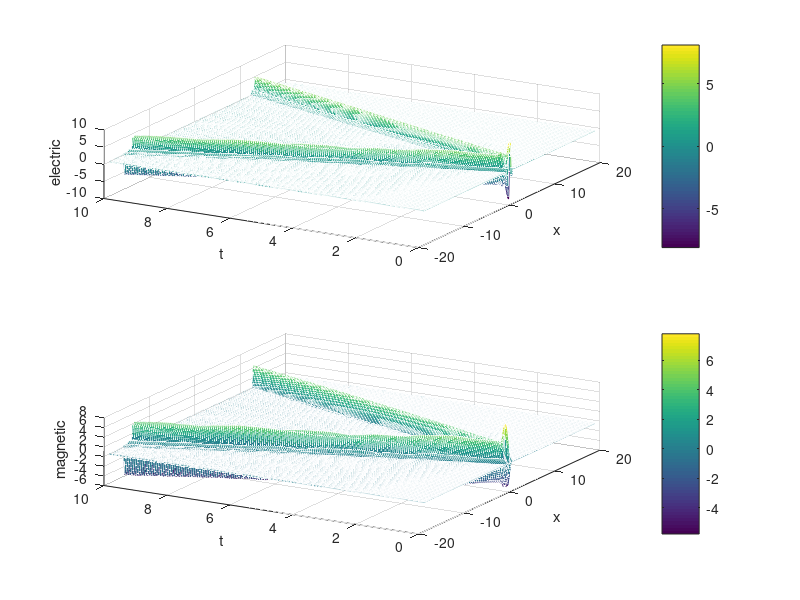
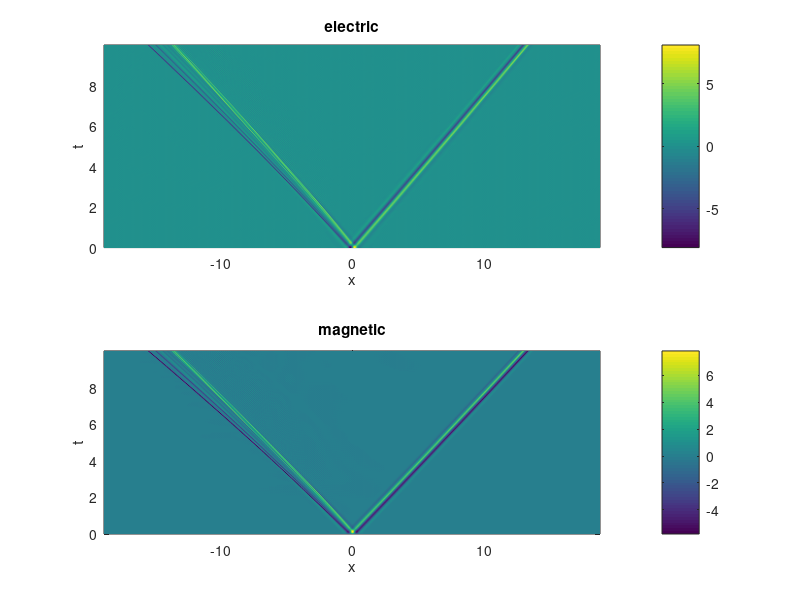

Reproduce these figures in MATLAB, in order.
%Solving One Dimensional Maxwell's equations using the implicit midpoint
%rule
%magnetic_t= electric_x
%electric_x= magnetic_t
% This is a reduction of Maxwell's equations with:
% E=(0,0,e(x)) and
% M=(0,m(x),0)
%BC = (Periodic)
clear all; clc;
 
%Grid
N = 512;            % grid points
Lx=6;                % size of box in multiples of 2pi
x = (2*pi/N)*(-N/2:N/2 -1)*Lx; % x coordinate
tolerance=0.1^6;    % tolerance for fixed point iterations
% Problem parameters
A=0.15;
B=0.6;
v=0.9;
sigma=5;
chi2=0.01;
chi3=0.00001;

% Initial conditions
t = 0;
electric = 10*exp(-6*x.^2).*sin(8*x);
magnetic = 0.0*x;%;
electricold=electric;
magneticold=magnetic;
mu=A*exp(-((x-v*t)/sigma).^2)+B;
dt = .01; % Timestep size
 
% initialise variables

k = 1i*[0:N/2-1 0 -N/2+1:-1]/Lx; % wave vector
 
% Setting up Plot
tmax = 10; 
nplots = round(tmax/dt);
electricdata = [electric; zeros(nplots,N)]; tdata = t;
magneticdata = [magnetic; zeros(nplots,N)]; 
 
for i = 1:nplots
    t=t+dt
    muold=mu;
    electricold=electric;
    magneticold=magnetic;
    mu=A*exp((x-v*t)/sigma^2)+B;
    difference=1;
    while (difference>tolerance)
        electrictemp=electric;
        magnetictemp=magnetic;
        electricmean=0.5*(electric+electricold);
        magneticmean=0.5*(magnetic+magneticold);
        electric=(muold.*electricold + dt*ifft(k.*fft(magneticmean)) ...
            +(2*chi2*electricmean+3*chi3*electricmean.^2).*electricold)./(mu+2*chi2*electricmean+3*chi3*electricmean.^2);
        magnetic=(muold.*magneticold + dt*ifft(k.*fft(electricmean)) ...
            +(2*chi2*magneticmean+3*chi3*magneticmean.^2).*magneticold)./(mu+2*chi2*magneticmean+3*chi3*magneticmean.^2);
        
        difference=max(abs(electrictemp-electric))+max(abs(magnetictemp-magnetic));
    end
    electricdata(i+1,:) = real(electric); %Records data
    magneticdata(i+1,:) = real(magnetic); %Records data
    tdata = [tdata; t];
end
 
%Plot using mesh
figure(1)
subplot(2,1,1);
mesh(x,tdata,electricdata), grid on, %axis([-1 2*pi 0 tmax -1 1]),
view(-60,55), xlabel x, ylabel t, zlabel electric, colorbar
subplot(2,1,2);
mesh(x,tdata,magneticdata), grid on, %axis([-1 2*pi 0 tmax -1 1]),
view(-60,55), xlabel x, ylabel t, zlabel magnetic, colorbar

figure(2)
subplot(2,1,1);
pcolor(x,tdata,electricdata), shading interp, %axis([-1 2*pi 0 tmax -1 1]),
xlabel x, ylabel t, title electric, colorbar
subplot(2,1,2);
pcolor(x,tdata,magneticdata), shading interp, %axis([-1 2*pi 0 tmax -1 1]),
xlabel x, ylabel t, title magnetic, colorbar